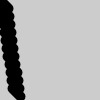
Frame 1 (no input)
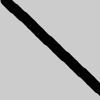
Frame 60 (the mouse pressed at the canvas centre just before this capture)
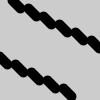
Frame 120 (the mouse held since frame 60 and released just before this capture)

The Processing sketch that drew these frames (run headless with seeded random() and noise(); from frame 60 on, the mouse is pressed at the canvas centre):

// Processing sketch: _13
// ── _13.pde
int numLines = 12;
float[] x = new float[numLines];
float[] speed = new float[numLines];
float offset = 8; // Set space between lines

void setup() {
  size(100, 100);
  smooth();
  strokeWeight(10);
  for (int i = 0; i < numLines; i++) {
    x[i] = i; // Set initial position
    speed[i] = 0.1 + (i / offset); // Set initial speed
  }
}

void draw() {
  background(204);
  for (int i = 0; i < x.length; i++) {
    x[i] += speed[i]; // Update line position
    if (x[i] > (width + offset)) { // If off the right,
      x[i] = -offset * 2; // return to the left
    }
    float y = i * offset; // Set y-coordinate for line
    line(x[i], y, x[i] + offset, y + offset); // Draw line
  }
}
